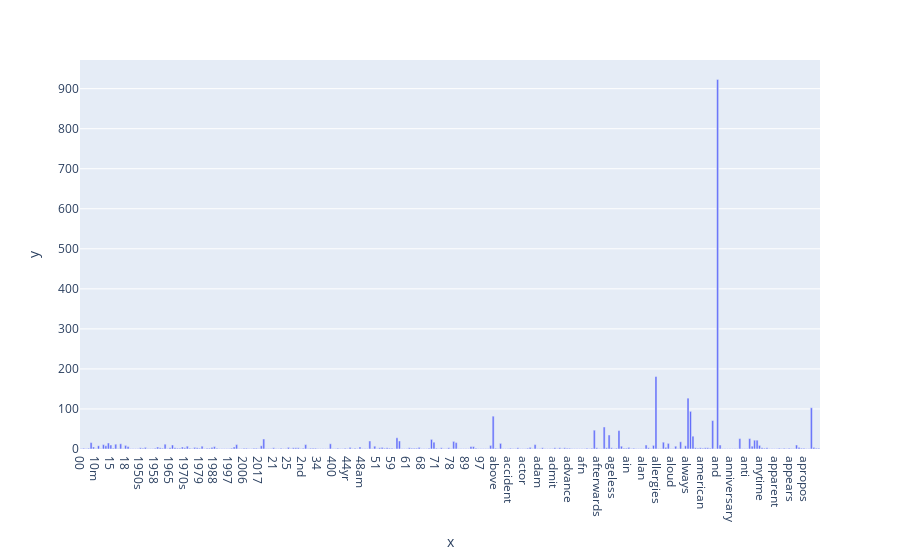

Write notebook code for a chart like this one.
### Code cell
'''
Attribute Transformation / Aggregation
'''
import numpy as np
import plotly.express as px

# Calculate each term's frequency (in all documents)
term_frequencies = []
for j in range(0,X_counts.shape[1]):
    term_frequencies.append(sum(X_counts[:,j].toarray()))
term_frequencies = np.asarray(X_counts.sum(axis=0))[0]

# Plot term's frequency using matplotlib
plt.subplots(figsize=(100, 10))
g = sns.barplot(x=count_vect.get_feature_names_out()[:300], 
            y=term_frequencies[:300])
g.set_xticklabels(count_vect.get_feature_names_out()[:300], rotation = 90)

# Plot term's frequency using plotly
fig = px.bar(x=count_vect.get_feature_names_out()[:300], y=term_frequencies[:300])
fig.show()

### Figure 1 — Plotly figure (JSON) as saved in the notebook; plotly's stock layout.template omitted (floating-point values rounded to 4 significant figures; data arrays with more than 128 entries replaced by an {"elided": "..."} marker saying what was removed)
{"data": [{"alignmentgroup": "True", "hovertemplate": "x=%{x}<br>y=%{y}<extra></extra>", "legendgroup": "", "marker": {"color": "#636efa", "pattern": {"shape": ""}}, "name": "", "offsetgroup": "", "orientation": "v", "showlegend": false, "textposition": "auto", "type": "bar", "x": {"elided": "300 str values"}, "xaxis": "x", "y": {"elided": "300 int values"}, "yaxis": "y"}], "layout": {"barmode": "relative", "legend": {"tracegroupgap": 0}, "margin": {"t": 60}, "xaxis": {"anchor": "y", "domain": [0, 1], "title": {"text": "x"}}, "yaxis": {"anchor": "x", "domain": [0, 1], "title": {"text": "y"}}}}
